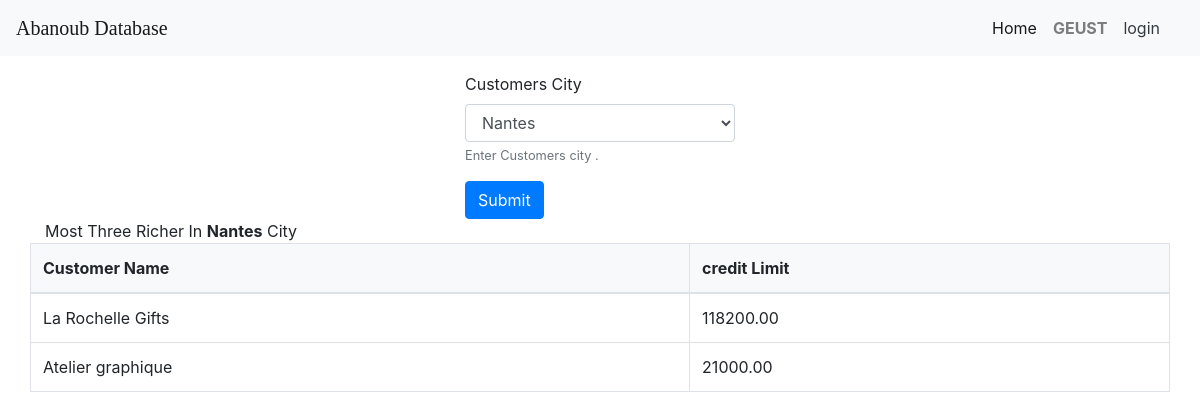
/3richercity.php?city=Nantes, run on the app's committed database.
### tables this page shows
CREATE TABLE `customers` (
  `customerNumber` int(11) NOT NULL,
  `customerName` varchar(50) NOT NULL,
  `contactLastName` varchar(50) NOT NULL,
  `contactFirstName` varchar(50) NOT NULL,
  `phone` varchar(50) NOT NULL,
  `addressLine1` varchar(50) NOT NULL,
  `addressLine2` varchar(50) DEFAULT NULL,
  `city` varchar(50) NOT NULL,
  `state` varchar(50) DEFAULT NULL,
  `postalCode` varchar(15) DEFAULT NULL,
  `country` varchar(50) NOT NULL,
  `salesRepEmployeeNumber` int(11) DEFAULT NULL,
  `creditLimit` decimal(10,2) DEFAULT NULL,
  `email` varchar(50) DEFAULT NULL,
  `PASSWORD` int(11) DEFAULT NULL
);

### 3richercity.php (the view, shortened to what this page needs)
<?php
 include("header.php");
 include("conData.php");
 ?>
  <div class="container w-25 mt-3">
      <form id="fusionSearchForm" action="<?php echo $_SERVER["PHP_SELF"];?>" method="get">
      <div class="form-group">
        <label for="ID_NUMBER">Customers City</label>
        <select type="text" class="form-control" id="City" name="city" placeholder="Enter Customer City" >
  <?php
$sql = "SELECT DISTINCT city FROM `customers` ";
$result = $conn->query($sql);
 if ($result->num_rows > 0) {
    while($row = $result->fetch_assoc()) {
    ?>
        <option value='<?php echo $row['city']  ?>' > <?php echo $row['city'] ?> </option>
    <?php
    }
  } else {
    echo " <h4 class='alert-danger container p-4'>0 results</h4>  ";
  }
  ?>
        </select>
        <small id="idHelp" class="form-text text-muted">Enter Customers city .</small>
      </div>
      <button type="submit" class="btn btn-primary " >Submit</button>
    </form>
  </div>
  <table class="container table table-bordered table-hover">
    <thead class="bg-light">
        <tr>
        <div class="container">Most Three Richer In  <strong> <?php echo (isset($_GET['city']))?$_GET['city']:"Reqired" ?></strong> City</div>
            <th>Customer Name </th>
            <th>credit Limit </th>
        </tr>
    </thead>
    <tbody>
  <?php
  if (isset($_GET['city'])){
$sql2 = "SELECT customerName ,creditLimit  FROM `customers` WHERE city =  '$_GET[city]'
  order by creditLimit desc
    limit 3";
$result2 = $conn->query($sql2);
 if ($result2->num_rows > 0) {
    while($row2 = $result2->fetch_assoc()) {
?>
           <tr>
            <td scope="row"><?php echo $row2['customerName']?></td>
            <td scope="row"><?php echo $row2['creditLimit']?></td>
          </tr>
<?php
    }
  } else {
    echo " <h4 class='alert-danger container p-4'>0 results</h4>  ";
  }
}
  ?>
  </tbody>
</table>
 <?php
 include("footer.php");
?>

### data on the page
customers: customerName "La Rochelle Gifts", creditLimit "118200.00"
customers: customerName "Atelier graphique", creditLimit "21000.00"

### other printed values
$_GET['city'] "Nantes"
form field city "Nantes"
